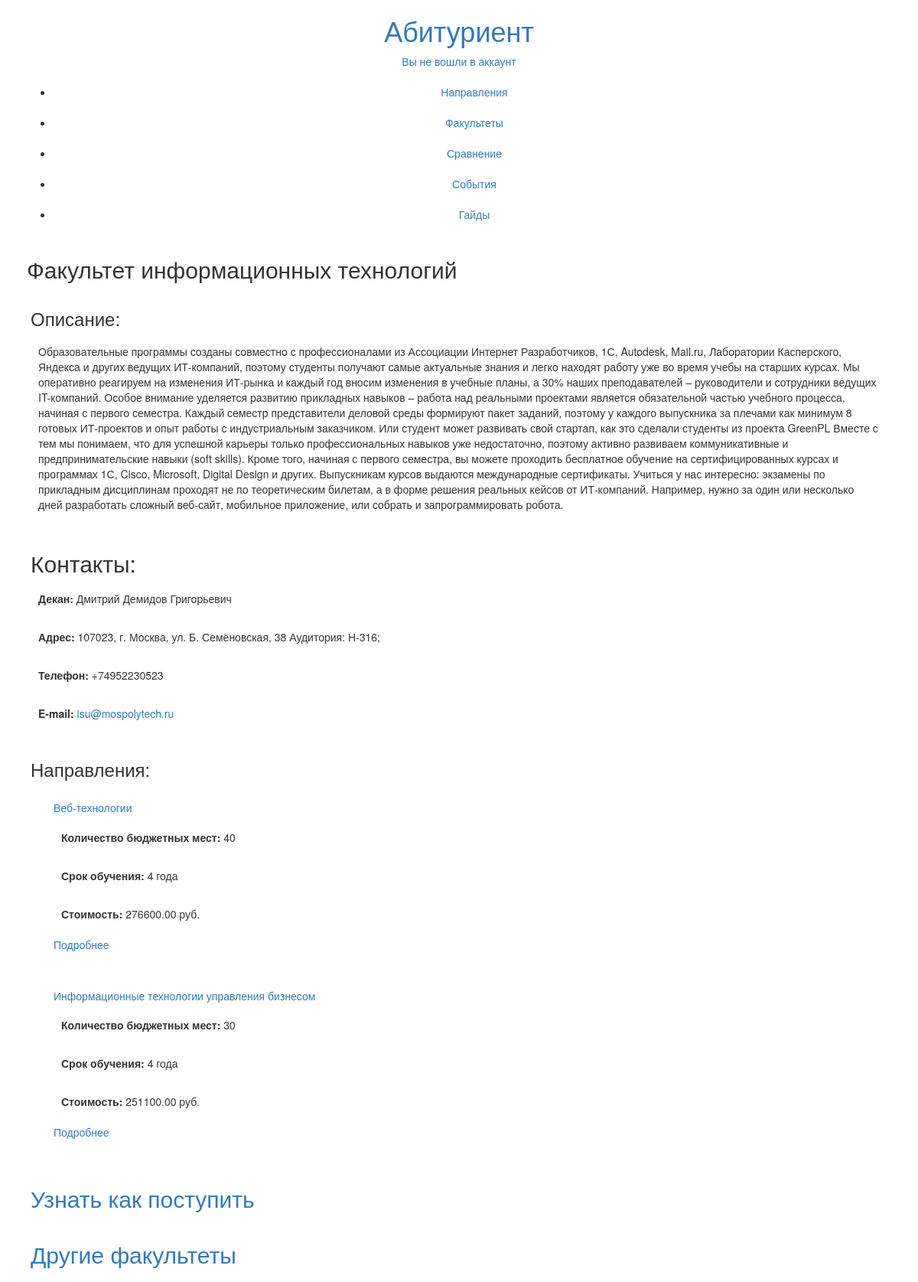
Page /faculty/1 on the committed database.
### catalog/models.py (models this page shows, shortened)
class Faculty(models.Model):
    name = models.CharField (max_length = 200, verbose_name = "Название факультета")
    description = models.TextField (max_length = 2000, verbose_name = "Описание")
    dean = models.ForeignKey ( Teacher, on_delete = models.SET_NULL, null = True)
    adres = models.CharField (max_length = 255, verbose_name = "Адрес")
    phone = models.CharField (max_length = 12, verbose_name = "Телефон")
    email = models.EmailField (max_length=255 )

class Teacher (models.Model):
    patronymic = models.CharField (max_length = 200, verbose_name = "Отчество", null = True)
    description = models.TextField(max_length = 500, verbose_name = "О себе")
    user = models.ForeignKey(to = User, on_delete = models.CASCADE)
    directions = models.ManyToManyField("Direction", blank = True)
    def __str__ (self):
        return f"{self.user.first_name} {self.user.last_name} {self.patronymic}"

class Direction(models.Model):
    name = models.CharField (max_length = 200, verbose_name = "Название факультета")
    description = models.TextField (max_length = 2000, verbose_name = "Описание")
    price = models.DecimalField (max_digits = 8, decimal_places = 2, verbose_name = "Цена")
    budgets = models.PositiveIntegerField ( verbose_name = "Количестов бюджетных мест" )
    payed = models.PositiveIntegerField ( verbose_name = "Количестов платных мест" )
    years = models.PositiveIntegerField (verbose_name = "Срок обучения ")
    ofline = models.BooleanField (default = True, verbose_name = "Есть очные группы")
    online = models.BooleanField (default = False, verbose_name = "Есть заочные группы")
    curator = models.ForeignKey(Teacher, on_delete = models.SET_NULL, null = True, verbose_name = "", related_name = "curator")
    syllabus = models.ForeignKey(Syllabus, on_delete = models.SET_NULL, null = True)
    qualification = models.ForeignKey (Qualification, on_delete = models.CASCADE)
    faculty = models.ForeignKey(to = Faculty, on_delete = models.CASCADE)
    def getAbsoluteUrl(self):
        return reverse("direction-details", args=[str(self.id)])

### catalog/views.py (the view)
def facultyDetails (request, pk):
    faculty = get_object_or_404 (models.Faculty, pk=pk)
    directions = models.Direction.objects.filter (faculty__pk = pk)
    return render ( request, "faculty-details.html", context = {"faculty": faculty, "directions": directions, "directions_count": directions.count(), "abiturient": True} )

### catalog/templates/faculty-details.html (shortened to what this page needs)
{% extends "base-generic.html" %}
{% block content %}
<section class = "content-section" id = "faculty-detail">
{% if faculty %}
<h2 class = "section-title">{{faculty.name}}</h2>
<section class = "content-block">
  <h3 class = "block-title">Описание:</h3>
  <p class = "big-text">{{faculty.description}}</p>
</section>
<section class = "content-block">
  <h2 class = "section-title">Контакты:</h2>
  <p><b>Декан: </b>{{faculty.dean}}</p>
  <p><b>Адрес: </b>{{faculty.adres}}</p>
  <p><b>Телефон: </b>{{faculty.phone}}</p>
  <p><b>E-mail: </b><a href = "mailto:{{faculty.email}}">{{faculty.email}}</a></p>
</section>
<section class = "section-block">
  <h3 class = "section-title">Направления:</h3>
  {% if directions %}
  {% for direction in directions %}
  <div class = "ethap block">
    <a href = {{ direction.getAbsoluteUrl }}><h5 class = "block-title">{{direction.name}}</h5></a>
    <p><b>Количество бюджетных мест: </b>{{direction.budgets}}</p>
    <p><b>Срок обучения: </b>{{direction.years}} года</p>
    <p><b>Стоимость: </b>{{direction.price}} руб.</p>
    <a class = "button" href = {{ direction.getAbsoluteUrl }}>Подробнее</a>
  </div>
  {% endfor %}
  {% else %}
  <p>У данного факультета нет направлений</p>
  {% endif %}
</section>
{% if abiturient %}
<a href = "{% url 'how-to-admission' %}">
<section class = "content-block section-button">
  <h2 class = "">Узнать как поступить</h2>
</section>
</a>
<a href = "{% url 'facults' %}">
<section class = "content-block section-button">
  <h2 class = "">Другие факультеты</h2>
</section>
</a>
{% endif %}
{% else %}
<h2 class = "section-title">Такого факультета нет на сайте</h2>
<p class = "warning-text">Введите правильный url, или перейдте к поиску факультета</p>
<a href = "{% url 'facults' %}">Перейти к посику...</a>
{% endif %}
</section>
{% endblock %}

### catalog/templates/base-generic.html (style rules this page uses)
div { padding: 30px; padding-top: 10px; }
section { display: block; padding: 5px; }
section::after { background-color:black; border: black width: 100%; height: 2px; }
p { padding: 10px }

### rows in the picture
Faculty: name "Факультет информационных технологий", description "Образовательные программы созданы совместно с профессионалами из Ассоциации Интернет Разработчиков, 1С, Autodesk, Mail.ru, Лаборатории Касперского, Яндекса и других ведущих ИТ-компаний, поэтому студенты получают самые актуальные знания и легко находят работу уже во время учебы на старших курсах. Мы оперативно реагируем на изменения ИТ-рынка и каждый год вносим изменения в учебные планы, а 30% наших преподавателей – руководители и сотрудники ведущих IT-компаний. Особое внимание уделяется развитию прикладных навыков – работа над реальными проектами является обязательной частью учебного процесса, начиная с первого семестра. Каждый семестр представители деловой среды формируют пакет заданий,…", dean "Дмитрий Демидов Григорьевич", adres "107023, г. Москва, ул. Б. Семёновская, 38 Аудитория: Н-316;", phone "+74952230523", email "isu@mospolytech.ru"
Direction: name "Веб-технологии", budgets "40", years "4", price "276600.00"
Direction: name "Информационные технологии управления бизнесом", budgets "30", years "4", price "251100.00"
